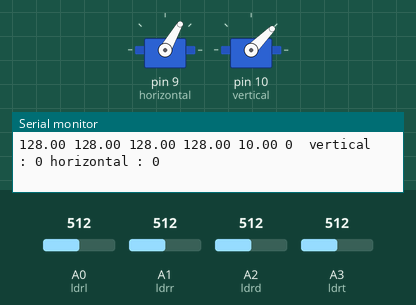
Bench run of a sketch on a simulated Arduino Uno, built with avr-gcc and run on an emulated ATmega328P. Parts: 2 × servo, the last lines printed to the serial monitor. Inputs (shaded band) come from the test bench; at power-on: A1 (ldrr) = 512, A3 (ldrt) = 512, A2 (ldrd) = 512, A0 (ldrl) = 512.

Above: at 4.2 s.
4.3 s: A1 (ldrr) set to 527
7.3 s: A3 (ldrt) set to 528
10.3 s: A2 (ldrd) set to 525
At 13.1 s:
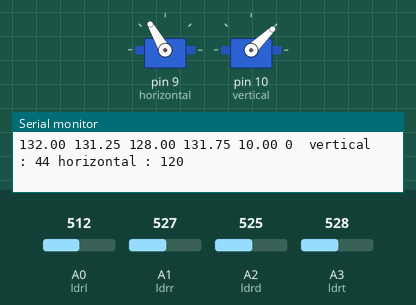
13.3 s: A2 (ldrd) set to 716
At 14.16 s:
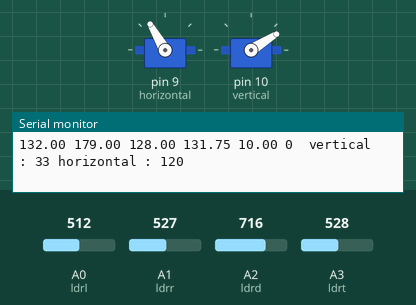
16.3 s: A0 (ldrl) set to 716
At 16.41 s:
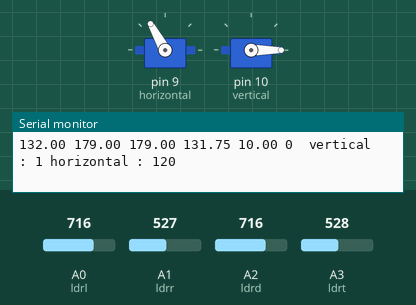
19.3 s: A3 (ldrt) set to 992
At 19.39 s:
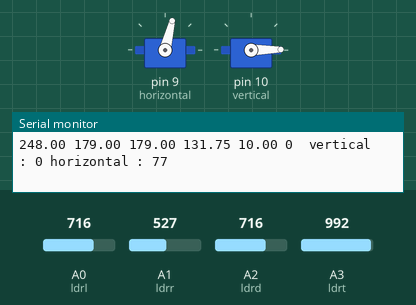
Timing chart, 0 to 25.0 s (numbered marks = the images above; inputs shaded):
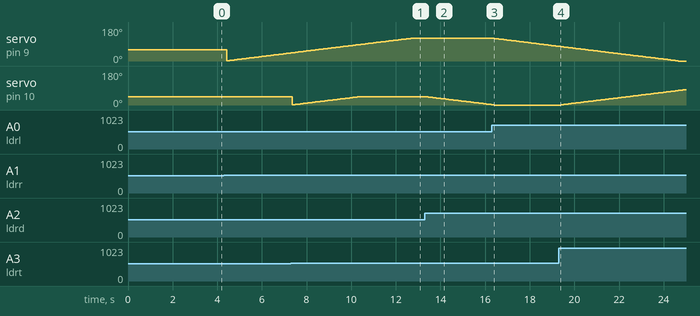

Measured:
- the behaviour switches between 524 and 525 on A2 (ldrd) (found by bisection; images 0 and 1)
- after the input at 10.3 s, servo on pin 10 (vertical): goes on until 10.4 s, then stays 44°
- after the input at 13.3 s, servo on pin 10 (vertical): moves from 44° to 2° over 2.9 s, starting after 0.08 s
- after the input at 16.3 s, servo on pin 9 (horizontal): moves from 120° to 78° over 2.8 s, starting after 0.11 s
- after the input at 19.3 s, servo on pin 10 (vertical): moves from 0° to 81° over 5.6 s, starting after 0.08 s

The sketch:

tracker_son_son.ino
```cpp
#include <Servo.h>
// 180 horizontal MAX
Servo horizontal;
int servoh = 0;
int servohLimitHigh = 120;
int servohLimitLow = 0;
Servo vertical;
int servov = 0;
int servovLimitHigh = 90;
int servovLimitLow =0;
// LDR pin connections
// name = analogpin;
int ldrl = 0; //LDR sol
int ldrr = 1; //LDR sağ
int ldrd = 2; //LDR alt
int ldrt = 3; //LDR üst

void setup()
{
  Serial.begin(9600);
  // servo connections
  // name.attacht(pin);
  horizontal.attach(9);
  vertical.attach(10);
  horizontal.write(60);
  vertical.write(45);

  delay(3000);
}
void loop()
{
  int l = analogRead(ldrl); // sol üst
  int r = analogRead(ldrr); // sağ üst
  int d = analogRead(ldrd); // sol alt
  int t = analogRead(ldrt); // sağ alt
  // int dtime = analogRead(4)/20;
  // int tol = analogRead(5)/4;
  const float alpha = 0.75;
float prevT = 0;
float prevD = 0;
float prevL = 0;
float prevR = 0;
float tf = alpha * prevT + (1 - alpha) * (t) ;
float df = alpha * prevD + (1 - alpha) * (d) ;
float lf = alpha * prevL + (1 - alpha) * (l) ;
float rf = alpha * prevR + (1 - alpha) * (r) ;
  prevT = tf;
  prevD = df;
  prevL = lf;
  prevR = rf;
  float dtime = 10;
  int tol = 0.2;
  //int avt = (lt + rt) / 2; // average value top
  //int avd = (ld + rd) / 2; // average value down
  //int avl = (lt + ld) / 2; // average value left
  //int avr = (rt + rd) / 2; // average value right
  int dvert = tf - df; // check the diffirence of up and down
  int dhoriz = lf - rf;// check the diffirence og left and rigt
  Serial.print(tf);
  Serial.print(" ");
  Serial.print(df);
  Serial.print(" ");
  Serial.print(lf);
  Serial.print(" ");
  Serial.print(rf);
  Serial.print(" ");
  Serial.print(dtime);
  Serial.print(" ");
  Serial.print(tol);
  Serial.print(" ");
  Serial.print(" vertical : ");
  Serial.print(servov);
  Serial.print(" ");
  Serial.print("horizontal : ");
  Serial.print(servoh);
  Serial.print("\n");


if (-1 * tol > dvert || dvert > tol)
  {
    if (tf > df)
    {
      servov = ++servov;
      if (servov > servovLimitHigh)
      {
        servov = servovLimitHigh;
      }
    }
    else if (tf < df)
    {
      servov = --servov;
      if (servov < servovLimitLow) {
        servov = servovLimitLow;
      }
    }
     else if (tf = df)
    {
      // nothing
    }
    vertical.write(servov);

  }
 if(-1 * tol > dhoriz || dhoriz > tol)
  {
    if (lf > rf)
    {
      servoh = --servoh;
      if (servoh < servohLimitLow)
      {
        servoh = servohLimitLow;
      }
    }
    else if (lf < rf) {
      servoh = ++servoh;
      if (servoh > servohLimitHigh)
      {
        servoh = servohLimitHigh;
      }

    }
    else if (lf = rf)
    {
      // nothing
    }
    horizontal.write(servoh);
  }
  delay(dtime);
}
```
